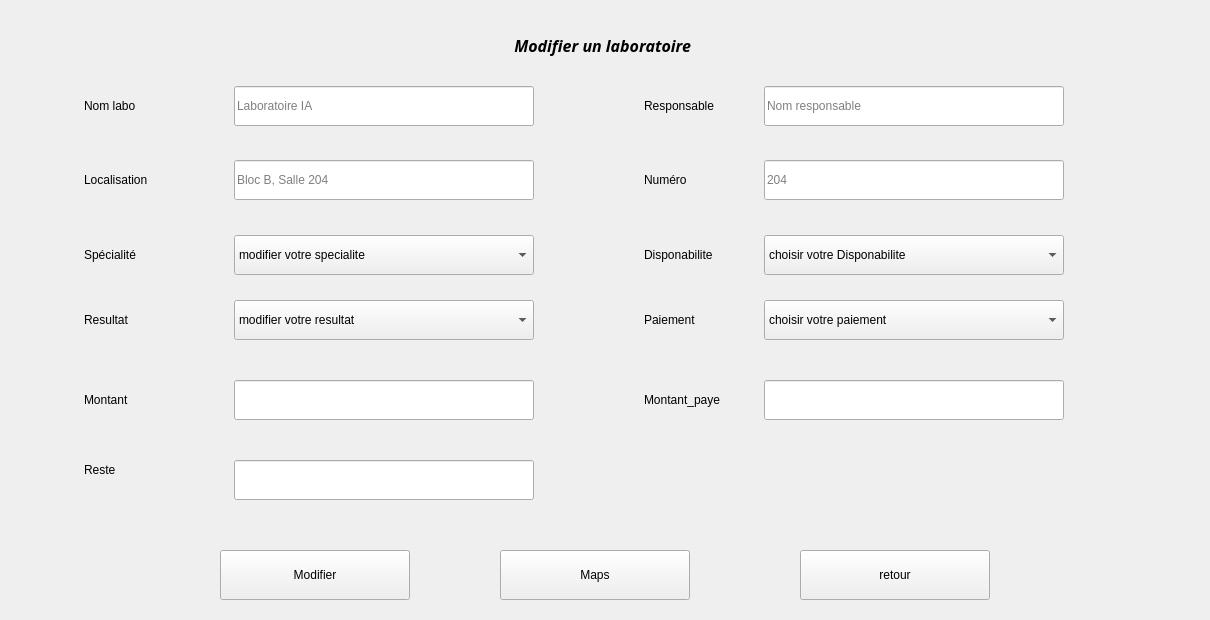
            <widget class="QWidget" name="modifierL">
             <widget class="QFrame" name="PopupLabsCard_4">
              <property name="geometry">
               <rect>
                <x>10</x>
                <y>10</y>
                <width>1191</width>
                <height>601</height>
               </rect>
              </property>
              <property name="minimumSize">
               <size>
                <width>760</width>
                <height>0</height>
               </size>
              </property>
              <property name="frameShape">
               <enum>QFrame::Shape::NoFrame</enum>
              </property>
              <widget class="QFrame" name="PopupLabsForm_5">
               <property name="geometry">
                <rect>
                 <x>74</x>
                 <y>50</y>
                 <width>1051</width>
                 <height>461</height>
                </rect>
               </property>
               <property name="frameShape">
                <enum>QFrame::Shape::NoFrame</enum>
               </property>
               <widget class="QLineEdit" name="LabLocation_5">
                <property name="geometry">
                 <rect>
                  <x>150</x>
                  <y>100</y>
                  <width>300</width>
                  <height>40</height>
                 </rect>
                </property>
                <property name="placeholderText">
                 <string>Bloc B, Salle 204</string>
                </property>
               </widget>
               <widget class="QLineEdit" name="LabResponsible_5">
                <property name="geometry">
                 <rect>
                  <x>680</x>
                  <y>26</y>
                  <width>300</width>
                  <height>40</height>
                 </rect>
                </property>
                <property name="placeholderText">
                 <string>Nom responsable</string>
                </property>
               </widget>
               <widget class="QComboBox" name="LabSpec_5">
                <property name="geometry">
                 <rect>
                  <x>150</x>
                  <y>175</y>
                  <width>300</width>
                  <height>40</height>
                 </rect>
                </property>
                <item>
                 <property name="text">
                  <string>modifier votre specialite</string>
                 </property>
                </item>
                <item>
                 <property name="text">
                  <string>interieur</string>
                 </property>
                </item>
                <item>
                 <property name="text">
                  <string>exterieur</string>
                 </property>
                </item>
               </widget>
               <widget class="QLabel" name="LblLabCap_5">
                <property name="geometry">
                 <rect>
                  <x>560</x>
                  <y>175</y>
                  <width>150</width>
                  <height>40</height>
                 </rect>
                </property>
                <property name="text">
                 <string>Disponabilite</string>
                </property>
               </widget>
               <widget class="QLabel" name="LblLabLoc_5">
                <property name="geometry">
                 <rect>
                  <x>0</x>
                  <y>100</y>
                  <width>150</width>
                  <height>40</height>
                 </rect>
                </property>
                <property name="text">
                 <string>Localisation</string>
                </property>
               </widget>
               <widget class="QLabel" name="LblLabName_5">
                <property name="geometry">
                 <rect>
                  <x>0</x>
                  <y>26</y>
                  <width>150</width>
                  <height>40</height>
                 </rect>
                </property>
                <property name="text">
                 <string>Nom labo</string>
                </property>
               </widget>
               <widget class="QLabel" name="LblLabNum_5">
                <property name="geometry">
                 <rect>
                  <x>560</x>
                  <y>100</y>
                  <width>150</width>
                  <height>40</height>
                 </rect>
                </property>
                <property name="text">
                 <string>Numéro</string>
                </property>
               </widget>
               <widget class="QLineEdit" name="LabName_5">
                <property name="geometry">
                 <rect>
                  <x>150</x>
                  <y>26</y>
                  <width>300</width>
                  <height>40</height>
                 </rect>
                </property>
                <property name="placeholderText">
                 <string>Laboratoire IA</string>
                </property>
               </widget>
               <widget class="QLineEdit" name="LabNumber_5">
                <property name="geometry">
                 <rect>
                  <x>680</x>
                  <y>100</y>
                  <width>300</width>
                  <height>40</height>
                 </rect>
                </property>
                <property name="placeholderText">
                 <string>204</string>
                </property>
               </widget>
               <widget class="QLabel" name="LblLabResp_5">
                <property name="geometry">
                 <rect>
                  <x>560</x>
                  <y>26</y>
                  <width>150</width>
                  <height>40</height>
                 </rect>
                </property>
                <property name="text">
                 <string>Responsable</string>
                </property>
               </widget>
               <widget class="QLabel" name="LblLabSpec_5">
                <property name="geometry">
                 <rect>
                  <x>0</x>
                  <y>175</y>
                  <width>150</width>
                  <height>40</height>
                 </rect>
                </property>
                <property name="text">
                 <string>Spécialité</string>
                </property>
               </widget>
               <widget class="QComboBox" name="LabCap_5">
                <property name="geometry">
                 <rect>
                  <x>680</x>
                  <y>175</y>
                  <width>300</width>
                  <height>40</height>
                 </rect>
                </property>
                <item>
                 <property name="text">
                  <string>choisir votre Disponabilite</string>
                 </property>
                </item>
                <item>
                 <property name="text">
                  <string>Disponible</string>
                 </property>
                </item>
                <item>
                 <property name="text">
                  <string>Occupe</string>
                 </property>
                </item>
               </widget>
               <widget class="QLabel" name="LblLabSpec_14">
                <property name="geometry">
                 <rect>
                  <x>0</x>
                  <y>240</y>
                  <width>150</width>
                  <height>40</height>
                 </rect>
                </property>
                <property name="text">
                 <string>Resultat</string>
                </property>
               </widget>
               <widget class="QLabel" name="LblLabSpec_15">
                <property name="geometry">
                 <rect>
                  <x>560</x>
                  <y>240</y>
                  <width>150</width>
                  <height>40</height>
                 </rect>
                </property>
                <property name="text">
                 <string>Paiement</string>
                </property>
               </widget>
               <widget class="QComboBox" name="LabCap_6">
                <property name="geometry">
                 <rect>
                  <x>680</x>
                  <y>240</y>
                  <width>300</width>
                  <height>40</height>
                 </rect>
                </property>
                <item>
                 <property name="text">
                  <string>choisir votre paiement</string>
                 </property>
                </item>
                <item>
                 <property name="text">
                  <string>payer</string>
                 </property>
                </item>
                <item>
                 <property name="text">
                  <string>non payer</string>
                 </property>
                </item>
               </widget>
               <widget class="QComboBox" name="LabSpec_6">
                <property name="geometry">
                 <rect>
                  <x>150</x>
                  <y>240</y>
                  <width>300</width>
                  <height>40</height>
                 </rect>
                </property>
                <item>
                 <property name="text">
                  <string>modifier votre resultat</string>
                 </property>
                </item>
                <item>
                 <property name="text">
                  <string>prét</string>
                 </property>
                </item>
                <item>
                 <property name="text">
                  <string>En attente</string>
                 </property>
                </item>
                <item>
                 <property name="text">
                  <string>En exécution</string>
                 </property>
                </item>
               </widget>
               <widget class="QPushButton" name="BtnPopupResetLabs_5">
                <property name="enabled">
                 <bool>true</bool>
                </property>
                <property name="geometry">
                 <rect>
                  <x>-500</x>
                  <y>350</y>
                  <width>190</width>
                  <height>50</height>
                 </rect>
                </property>
                <property name="text">
                 <string>Retour</string>
                </property>
                <property name="property" stdset="0">
                 <string>ghost</string>
                </property>
               </widget>
               <widget class="QLabel" name="label_22">
                <property name="geometry">
                 <rect>
                  <x>0</x>
                  <y>320</y>
                  <width>130</width>
                  <height>40</height>
                 </rect>
                </property>
                <property name="text">
                 <string>Montant</string>
                </property>
               </widget>
               <widget class="QLabel" name="label_23">
                <property name="geometry">
                 <rect>
                  <x>0</x>
                  <y>390</y>
                  <width>130</width>
                  <height>40</height>
                 </rect>
                </property>
                <property name="text">
                 <string>Reste</string>
                </property>
               </widget>
               <widget class="QLabel" name="label_24">
                <property name="geometry">
                 <rect>
                  <x>560</x>
                  <y>320</y>
                  <width>130</width>
                  <height>40</height>
                 </rect>
                </property>
                <property name="text">
                 <string>Montant_paye</string>
                </property>
               </widget>
               <widget class="QLineEdit" name="LabMontant_5">
                <property name="geometry">
                 <rect>
                  <x>150</x>
                  <y>320</y>
                  <width>300</width>
                  <height>40</height>
                 </rect>
                </property>
               </widget>
               <widget class="QLineEdit" name="LabReste_5">
                <property name="geometry">
                 <rect>
                  <x>150</x>
                  <y>400</y>
                  <width>300</width>
                  <height>40</height>
                 </rect>
                </property>
               </widget>
               <widget class="QLineEdit" name="LabMontantPaye_5">
                <property name="geometry">
                 <rect>
                  <x>680</x>
                  <y>320</y>
                  <width>300</width>
                  <height>40</height>
                 </rect>
                </property>
               </widget>
              </widget>
              <widget class="QPushButton" name="BtnPopupSaveLabs_5">
               <property name="geometry">
                <rect>
                 <x>210</x>
                 <y>540</y>
                 <width>190</width>
                 <height>50</height>
                </rect>
               </property>
               <property name="text">
                <string>Modifier</string>
               </property>
               <property name="property" stdset="0">
                <string>primary</string>
               </property>
              </widget>
              <widget class="QPushButton" name="btnAjouterPub_4">
               <property name="geometry">
                <rect>
                 <x>490</x>
                 <y>540</y>
                 <width>190</width>
                 <height>50</height>
                </rect>
               </property>
               <property name="text">
                <string>Maps</string>
               </property>
              </widget>
              <widget class="QPushButton" name="retour_stat_9">
               <property name="geometry">
                <rect>
                 <x>790</x>
                 <y>540</y>
                 <width>190</width>
                 <height>50</height>
                </rect>
               </property>
               <property name="text">
                <string>retour</string>
               </property>
              </widget>
              <widget class="QLabel" name="lblPageTitle_4">
               <property name="geometry">
                <rect>
                 <x>430</x>
                 <y>10</y>
                 <width>251</width>
                 <height>51</height>
                </rect>
               </property>
               <property name="font">
                <font>
                 <family>Vivaldi</family>
                 <pointsize>12</pointsize>
                 <italic>true</italic>
                 <bold>true</bold>
                </font>
               </property>
               <property name="text">
                <string>Modifier un laboratoire</string>
               </property>
               <property name="alignment">
                <set>Qt::AlignmentFlag::AlignRight|Qt::AlignmentFlag::AlignTrailing|Qt::AlignmentFlag::AlignVCenter</set>
               </property>
              </widget>
             </widget>
            </widget>
